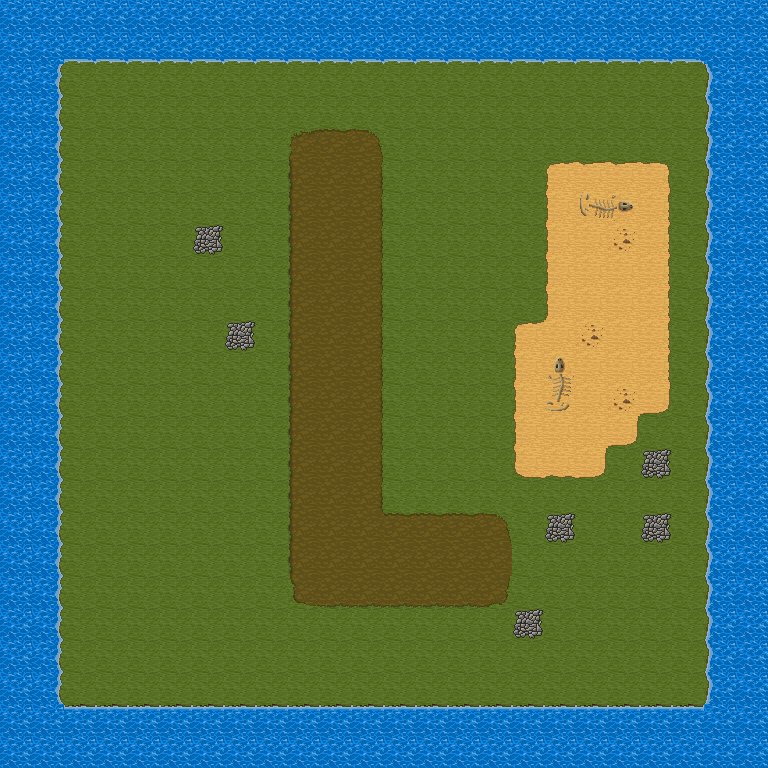

Below is a game level as drawn by its tile map, then a one-line description and the .tmx file that defines it, in full:
An orthogonal 24x24 tile map with 32x32 px tiles, 1 tile layer (Tile Layer 1).

<map version="1.9" tiledversion="1.9.2" orientation="orthogonal" renderorder="right-down" width="24" height="24" tilewidth="32" tileheight="32" infinite="0" nextlayerid="4" nextobjectid="1">
 <tileset firstgid="1" source="SRPGtiletset.tsx" />
 <layer id="1" name="Tile Layer 1" width="24" height="24">
  <data encoding="csv">
167,167,167,167,167,167,167,167,167,167,167,167,167,167,167,167,167,167,167,167,167,167,167,167,
167,167,177,177,177,177,177,177,177,177,177,177,177,177,177,177,177,177,177,177,177,177,167,167,
167,168,1,1,1,1,1,1,1,1,1,1,1,1,1,1,1,1,1,1,1,1,166,167,
167,168,1,1,1,1,1,1,1,1,1,1,1,1,1,1,1,1,1,1,1,1,166,167,
167,168,1,1,1,1,1,1,1,26,27,28,1,1,1,1,1,1,1,1,1,1,166,167,
167,168,1,1,1,1,1,1,1,36,37,38,1,1,1,1,1,181,182,182,183,1,166,167,
167,168,1,1,1,1,1,1,1,36,37,38,1,1,1,1,1,191,338,339,193,1,166,167,
167,168,1,1,1,1,56,1,1,36,37,38,1,1,1,1,1,191,192,330,193,1,166,167,
167,168,1,1,1,1,1,1,1,36,37,38,1,1,1,1,1,191,192,298,193,1,166,167,
167,168,1,1,1,1,1,1,1,36,37,38,1,1,1,1,1,191,192,298,193,1,166,167,
167,168,1,1,1,1,1,56,1,36,37,38,1,1,1,1,181,192,330,192,193,1,166,167,
167,168,1,1,1,1,1,1,1,36,37,38,1,1,1,1,191,318,192,298,193,1,166,167,
167,168,1,1,1,1,1,1,1,36,37,38,1,1,1,1,191,328,192,330,203,1,166,167,
167,168,1,1,1,1,1,1,1,36,37,38,1,1,1,1,191,192,298,203,1,1,166,167,
167,168,1,1,1,1,1,1,1,36,37,38,1,1,1,1,201,202,203,1,56,1,166,167,
167,168,1,1,1,1,1,1,1,36,37,38,1,1,1,1,1,1,1,1,1,1,166,167,
167,168,1,1,1,1,1,1,1,36,37,37,27,27,27,28,1,56,1,1,56,1,166,167,
167,168,1,1,1,1,1,1,1,36,37,37,37,37,37,37,1,1,1,1,1,1,166,167,
167,168,1,1,1,1,1,1,1,46,47,47,47,47,47,48,1,1,1,1,1,1,166,167,
167,168,1,1,1,1,1,1,1,1,1,1,1,1,1,1,56,1,1,1,1,1,166,167,
167,168,1,1,1,1,1,1,1,1,1,1,1,1,1,1,1,1,1,1,1,1,166,167,
167,168,1,1,1,1,1,1,1,1,1,1,1,1,1,1,1,1,1,1,1,1,166,167,
167,167,157,157,157,157,157,157,157,157,157,157,157,157,157,157,157,157,157,157,157,157,167,167,
167,167,167,167,167,167,167,167,167,167,167,167,167,167,167,167,167,167,167,167,167,167,167,167
</data>
 </layer>
</map>
